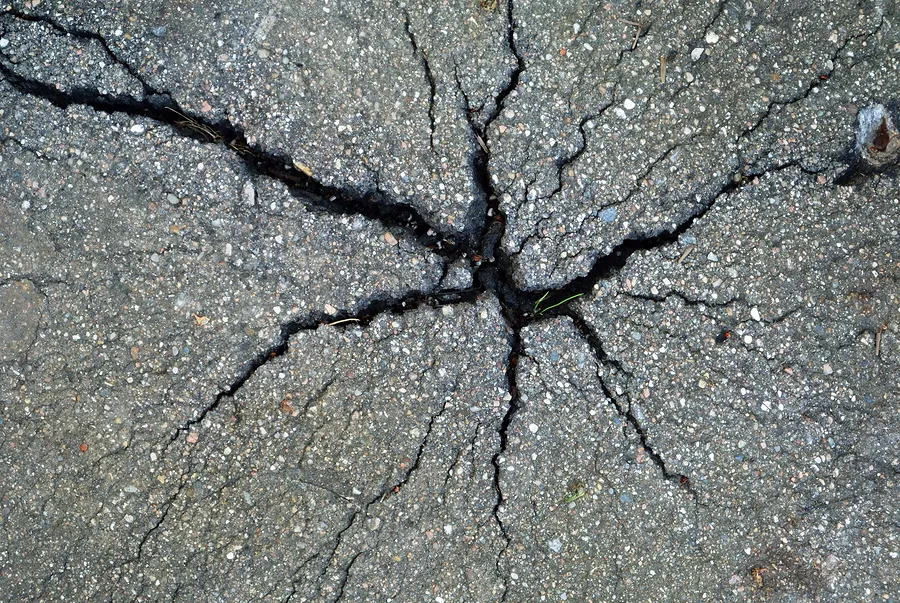
#> input picture papers/pavement.jpg, 900 x 603 px, found by its file name
$ python dilatacion.py
#> lines starting #> are read from the running program, lines starting #| are printed output that depends on the picture; after the words box and inside, x2 and y2 are one past the last pixel; in counts of white or black regions, pixels touching at a corner belong together
import cv2
import numpy as np

imagen = cv2.imread('C:/Users/Lenovo/Documents/Projects/opmorf/papers/pavement.jpg', cv2.IMREAD_GRAYSCALE)
#> imagen: shape (603, 900); min 0, max 255, mean 123.4

kernel = np.ones((3,3), np.uint8)

dilatacion = cv2.dilate(imagen, kernel, iterations=1)
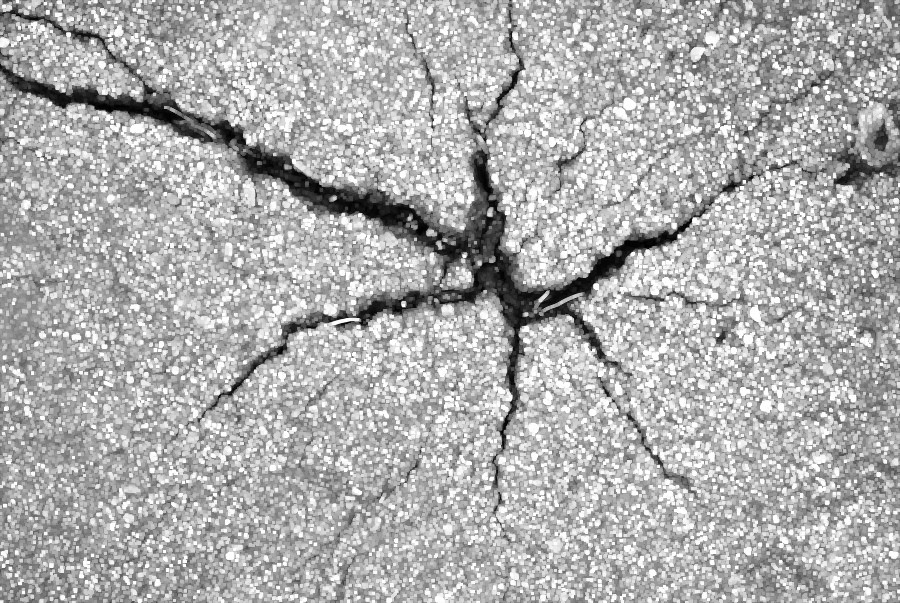
#> dilatacion: shape (603, 900); min 1, max 255, mean 172.8

#delimited height and width
height, width = imagen.shape
#> height = 603; width = 900
cv2.rectangle(dilatacion, (0, 0), (width, height), (0, 0, 0), 1)
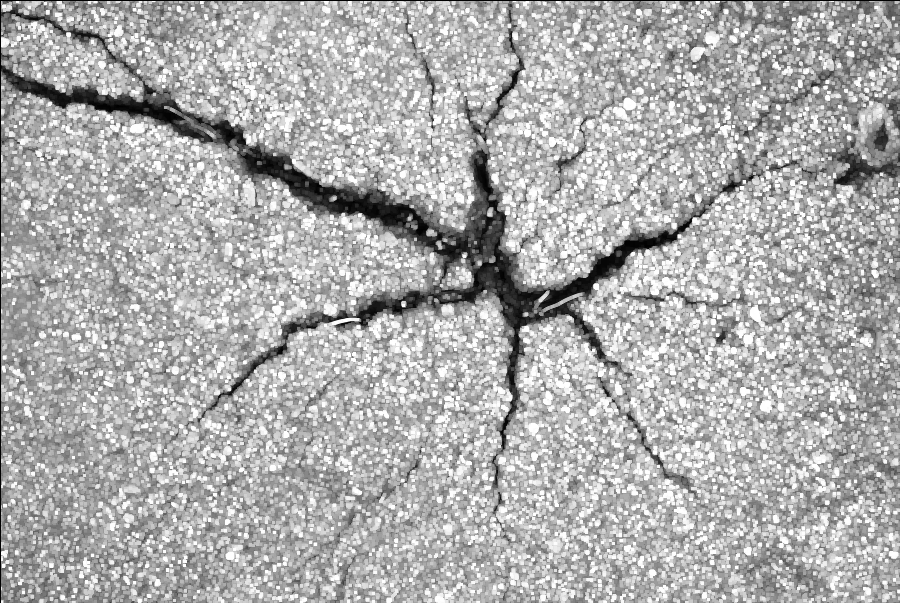
#> dilatacion: shape (603, 900); 0.28% of pixels changed, all inside (x1, y1, x2, y2) = (0, 0, 900, 603)
cv2.imshow('Original', imagen)
cv2.imshow('Dilatacion', dilatacion)

cv2.waitKey(0)
cv2.destroyAllWindows()
